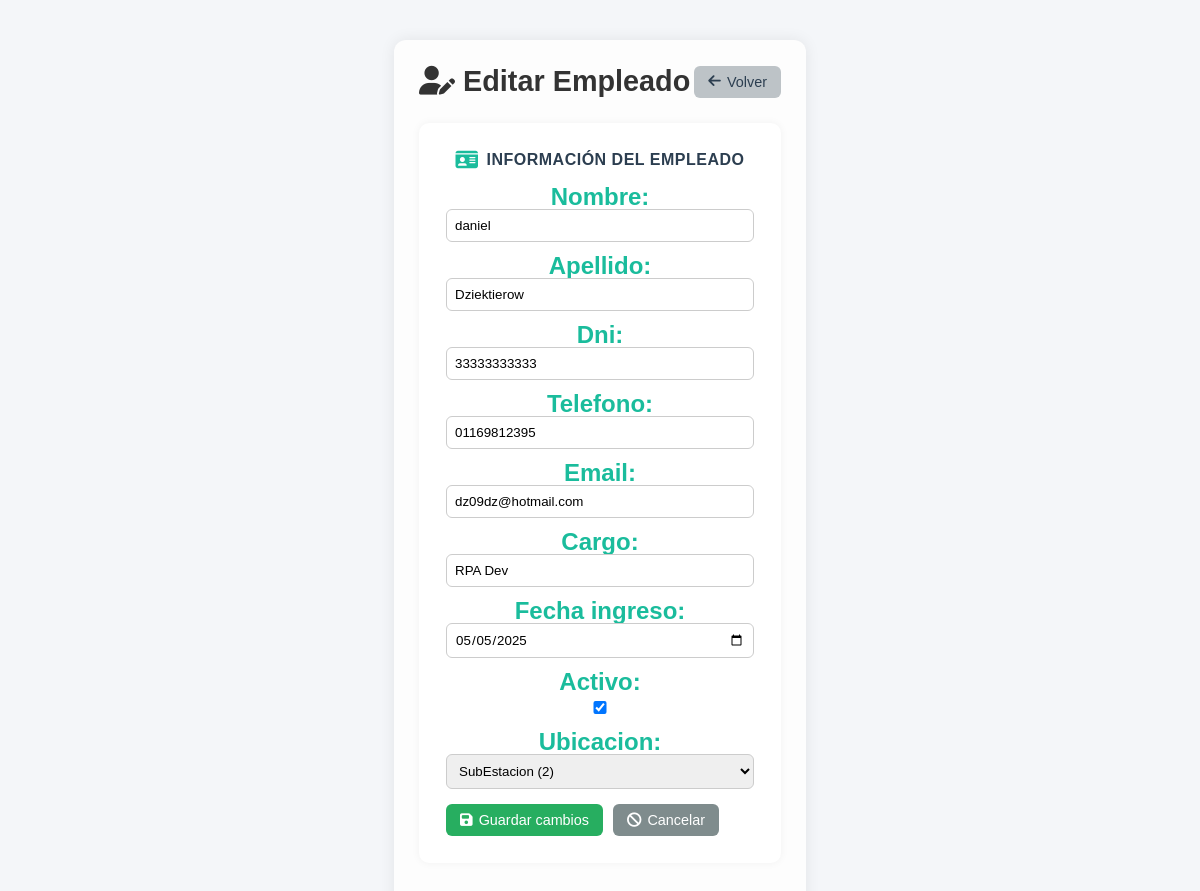
The app's page /account/personal/8/editar/ (signed in) with its own data.
### usuario/models.py (models this page shows, shortened)
class Personal(models.Model):
    nombre = models.CharField(max_length=100)
    apellido = models.CharField(max_length=100)
    dni = models.CharField(max_length=15, unique=True)
    telefono = models.CharField(max_length=20, blank=True, null=True)
    email = models.EmailField(blank=True, null=True)
    cargo = models.CharField(max_length=100)
    fecha_ingreso = models.DateField()
    activo = models.BooleanField(default=True)
    ubicacion = models.ForeignKey(
        'Ubicacion',
        on_delete=models.SET_NULL,
        null=True, blank=True,
        related_name='empleados'
    )

### usuario/views.py (the view, shortened to what this page needs)
# urls.py: path('personal/<int:id>/editar/', views.editar_personal, name='editar_personal'),
@login_required
def editar_personal(request, id):
    empleado = get_object_or_404(Personal, pk=id)
    form = PersonalForm(instance=empleado)
    return render(request, 'account/personal_editar.html', {
        'form': form,
        'empleado': empleado
    })

### usuario/forms.py
class PersonalForm(forms.ModelForm):
    class Meta:
        model = Personal
        fields = [
            'nombre', 'apellido', 'dni', 'telefono', 'email',
            'cargo', 'fecha_ingreso', 'activo', 'ubicacion'  # 👈 campo agregado
        ]
        widgets = {
            'fecha_ingreso': forms.DateInput(attrs={'type': 'date'}),
        }

### usuario/models.py (called while the page is built)
    def __str__(self):
        return f"{self.nombre_sede} ({self.codigo_unico})"

### usuario/templates/account/personal_editar.html (shortened to what this page needs)
{% extends "base.html" %}
{% load static %}
{% block content %}
<div class="personal-container">
  <header class="personal-header">
    <h1><i class="fa-solid fa-user-pen"></i> Editar Empleado</h1>
    <a href="{% url 'usuario:gestion_personal' %}" class="btn btn-back">
      <i class="fa-solid fa-arrow-left"></i> Volver
    </a>
  </header>
  <section class="panel form-panel">
    <h3><i class="fa-solid fa-id-card"></i> Información del empleado</h3>
    <form method="post" class="personal-form" onsubmit="return confirmarGuardado();">
      <div class="form-grid">
        {{ form.as_p }}
      </div>
      <div class="acciones-form">
        <button type="submit" name="guardar" class="btn btn-success">
          <i class="fa-solid fa-floppy-disk"></i> Guardar cambios
        </button>
        <button type="submit" name="cancelar" class="btn btn-secondary">
          <i class="fa-solid fa-ban"></i> Cancelar
        </button>
      </div>
    </form>
  </section>
</div>
{% endblock %}

### static/account/css/style_acceso.css (style rules this page uses)
* { margin: 0; padding: 0; box-sizing: border-box; font-family: Arial, Helvetica, sans-serif; }
body { display: flex; justify-content: center; align-items: center; min-height: 100vh; background: #f4f6f9; }

### static/account/css/style_dashboard.css (style rules this page uses)
* { margin: 0; padding: 0; box-sizing: border-box; font-family: Arial, Helvetica, sans-serif; }
body { display: flex; min-height: 100vh; background-color: #f4f6f9; }
.panel { background: #fff; padding: 25px 20px; border-radius: 12px; box-shadow: 0 4px 12px rgba(0,0,0,0.1); text-align: center; transition: all 0.3s ease; cursor: pointer; border: 2px solid transparent; position: relative; overflow: hidden; min-height: 140px; display: flex; flex-direction: column; justify-content: center; align-items: center; }
.panel::before { content: ''; position: absolute; left: 0; top: 0; height: 100%; width: 0; background: #1abc9c; transition: width 0.3s ease; border-radius: 12px 0 0 12px; }
.panel h3 { font-size: 16px; margin-bottom: 12px; color: #2c3e50; display: flex; align-items: center; gap: 8px; font-weight: 600; text-transform: uppercase; letter-spacing: 0.5px; }
.panel h3 i { font-size: 20px; color: #1abc9c; }
.panel p { font-size: 24px; font-weight: bold; color: #1abc9c; margin: 0; line-height: 1; }

### static/account/css/style_personal.css (style rules this page uses)
.personal-container { max-width: 1000px; margin: 40px auto; background: #fdfdfd; padding: 25px; border-radius: 12px; box-shadow: 0 0 15px rgba(0,0,0,0.08); }
.personal-header { display: flex; justify-content: space-between; align-items: center; margin-bottom: 25px; }
.personal-header h1 { color: #333; font-size: 1.8em; }
.btn { display: inline-flex; align-items: center; gap: 6px; border: none; border-radius: 6px; padding: 8px 14px; cursor: pointer; text-decoration: none; font-size: 0.9em; transition: 0.2s; }
.btn-success { background-color: #27ae60; color: #fff; }
.btn-back { background-color: #bdc3c7; color: #2c3e50; }
.panel { margin-bottom: 30px; background: #fff; padding: 20px; border-radius: 10px; box-shadow: 0 0 8px rgba(0,0,0,0.05); }
.panel h3 { color: #2c3e50; margin-bottom: 15px; }
.form-grid p { margin-bottom: 10px; }
input, select { width: 100%; padding: 6px; border-radius: 6px; border: 1px solid #ccc; }
.form-panel { background: #fff; padding: 25px; border-radius: 10px; box-shadow: 0 0 8px rgba(0,0,0,0.05); }
.personal-form .form-grid p { margin-bottom: 12px; }
.personal-form input, .personal-form select { width: 100%; padding: 8px; border-radius: 6px; border: 1px solid #ccc; }
.acciones-form { display: flex; gap: 10px; margin-top: 15px; }
.btn-secondary { background-color: #7f8c8d; color: white; }

### records on screen
Personal: nombre "daniel", apellido "Dziektierow", dni "33333333333", telefono "01169812395", email "dz09dz@hotmail.com", cargo "RPA Dev", fecha_ingreso "05/05/2025", activo "☑", ubicacion "SubEstacion (2)"
